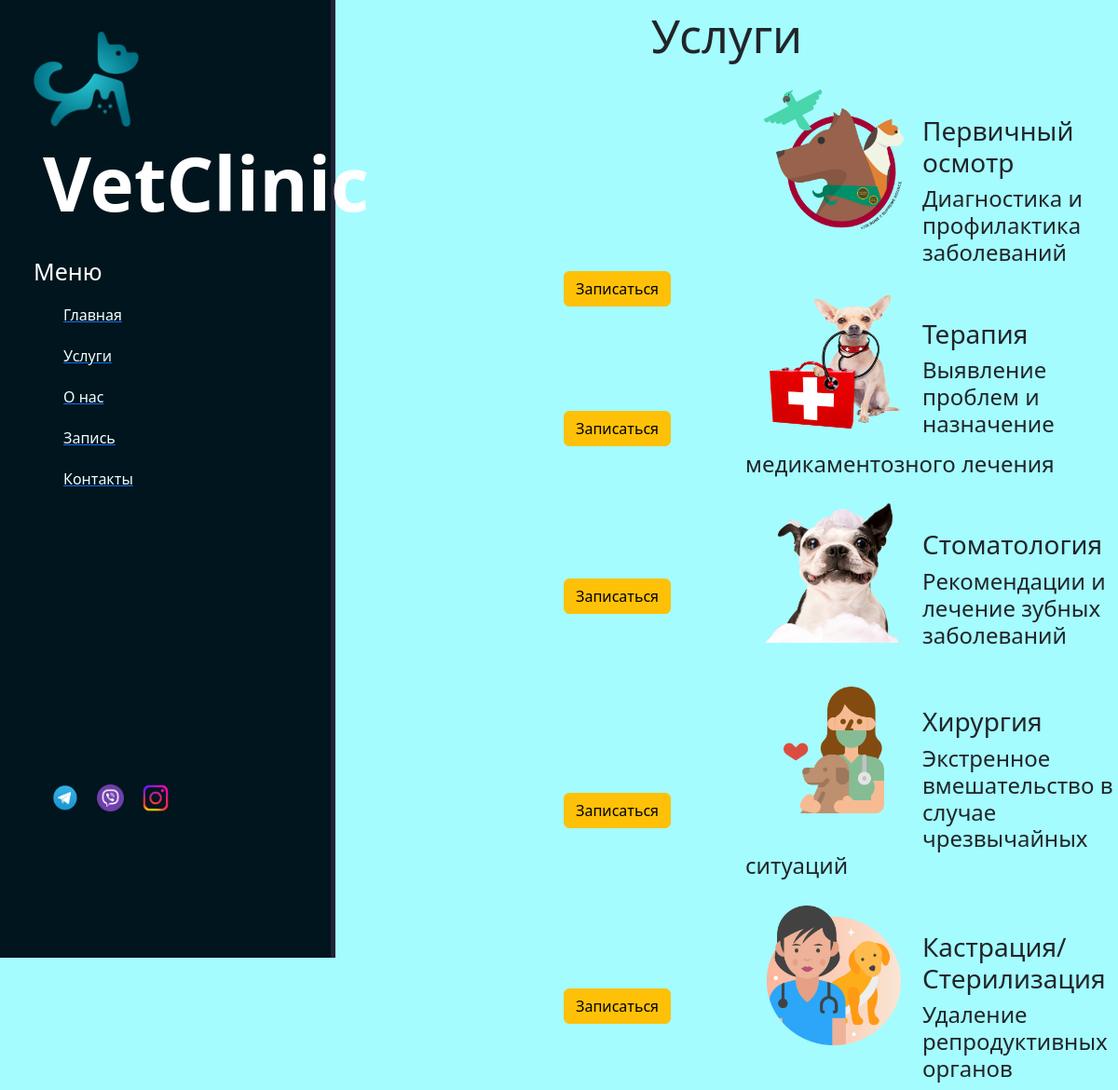
The app's page /blogs/ with its own data.
### blogs/models.py (models this page shows)
class Articles (models.Model):
    titl = models.CharField('Название услуги', max_length=250)
    shorttitle = models.CharField('Стоимость услуги', max_length=200)
    content = models.TextField('Об услуге')
    issued = models.DateTimeField('')
    image = models.ImageField(upload_to='images/', blank = True, null=True)

### blogs/views.py (the view)
# urls.py: path('', views.blogs_home, name='blogs_home'),
def blogs_home(request):
    blogs = Articles.objects.all()
    return render(request, 'blogs/blogs_home.html', {'blogs':blogs})

### blogs/templates/blogs/blogs_home.html (shortened to what this page needs)
{%extends 'main/layout.html'%}
    {%block content%}
        <h1 class="display-1" style='font-size: 50px; text-align: center;'>Услуги</h1>
        {%for i in blogs%}
       <div class="all", style='overflow:hidden; transform:0.5s; margin-left:800px;'>
            <section class="image">
                <img src="{{i.image.url}}"><br>
                <br>
                <h3>  {{i.titl}}</h3>
                <h4> {{i.shorttitle}}</h4>
        </section>
        </div>
        {%endfor%}
        <div class='but'>
           <a href="{%url 'create_visitor'%}">
            <button class="btn btn-warning">Записаться</button>
            </a> <br>
        </div>
        <div class='but01'>
               <a href="{%url 'create_visitor01'%}">
                <button class="btn btn-warning">Записаться</button>
                </a> <br>
        </div>
        <div class='but02'>
                   <a href="{%url 'create_visitor02'%}">
                    <button class="btn btn-warning">Записаться</button>
                    </a> <br>
        </div>
        <div class='but03'>
                       <a href="{%url 'create_visitor03'%}">
                        <button class="btn btn-warning">Записаться</button>
                        </a> <br>
        </div>
        <div class='but04'>
                           <a href="{%url 'create_visitor04'%}">
                            <button class="btn btn-warning">Записаться</button>
                            </a> <br>
       </div>
    {%endblock%}

### main/templates/main/layout.html (shortened to what this page needs)
{%load static%}
<!DOCTYPE html>
<html>
    <head>
        <link rel="stylesheet" href="https://cdn.jsdelivr.net/npm/bootstrap@5.2.3/dist/css/bootstrap.min.css">
        <link rel="stylesheet" href="{% static 'main/css/main.css'%}">
        <link rel="stylesheet" href="{% static 'main/css/main2.css'%}">
        <link rel="stylesheet" href="{% static 'main/css/main3.css'%}">
        <link rel="stylesheet" href="{% static 'main/css/main6.css'%}">
        <link rel="stylesheet" href="{% static 'main/css/main8.css'%}">
        <link rel="stylesheet" href="{% static 'main/css/main9.css'%}">
        <link rel="stylesheet" href="{% static 'main/css/doctors.css'%}">
    </head>
    <body>
        <aside style="margin-top:-10px; float: left; height: 1030px;">
            <img src="{% static 'main/img/-1.png'%}">
            <span class = "logo">VetClinic</span>
            <h3>Меню</h3>
            <ul>
                <a href="{%url 'start'%}"><li>Главная</li></a>
                <a href="{%url 'blogs_home'%}"><li>Услуги</li></a>
                <a href="{%url 'added'%}"><li>О нас</li></a>
                <a href="{%url 'visitor'%}"><li>Запись</li></a>
                <a href="{%url 'doctors'%}"><li>Контакты</li></a>
            </ul>
            <section>
                <a href=''>
                <img class="one_img" src="{% static 'main/img/600px-Telegram_Messenger.png'%}" style="width: 10%;float: left; margin-left: 20px; margin-top: 300px;">
                </a>
                <a href='https://www.viber.com/ru/'>
                <img class="one_two"src="{% static 'main/img/3670059.png'%}"style="width: 10%;float: left;margin-top: 300px;margin-left: 20px;">
                </a>
                <a href='https://www.instagram.com'>
                <img class="three_img" src="{% static 'main/img/pngtree-instagram-social-platform-icon-png-image_6315976.png'%}"style="width: 10%;float: left; margin-left: 20px;margin-top: 300px;">
                </a>
            </section>
        </aside>
        <main>
            <h1>{%block content%}
                {%endblock%}</h1>
        </main>
    </body>
</html>

### main/static/main/css/main.css (style rules this page uses)
body { background-color: rgb(164, 252, 255); }
aside { float:left; background: rgb(0, 21, 29); width: 30%; padding: 3%; height: 110vh; color:rgb(255, 255, 255); border-right: 5px solid #242235; }
aside img { width: 40%; float:left; }
aside .logo { font-size: 80px; margin-left: 10px; font-weight: bold; }
aside h3 { margin-top: 20px; font-size: 25px; }
aside ul { list-style:none; }
aside ul li { color: azure; display: block; margin-top: 20px; transition: all .6s ease; }
aside { margin-top: -10px; height: 1020px; }
aside section .one_img { width: 10%;float: left;margin-top: 300px; }

### main/static/main/css/main2.css (style rules this page uses)
.image img { margin:20px; width: 150px;height: 150px; transition: all .6s ease; float: left; }

### main/static/main/css/main6.css (style rules this page uses)
.display-1 { font-size:25px; text-align: left; }

### main/static/main/css/main8.css (style rules this page uses)
.but, .but01, .but02, .but03, .but04 { height: 80px; width: 359px; margin-left: 605px; margin-top: -879px; }
.but01 { margin-top: 70px; }
.but02 { margin-top: 100px; }
.but03 { margin-top: 150px; }
.but04 { margin-top: 130px; }

### main/static/main/css/main9.css (style rules this page uses)
.txt p, h1 { text-align: center; }

### records on screen
Articles: image (picture), titl "Первичный осмотр", shorttitle "Диагностика и профилактика заболеваний"
Articles: image (picture), titl "Терапия", shorttitle "Выявление проблем и назначение медикаментозного лечения"
Articles: image (picture), titl "Стоматология", shorttitle "Рекомендации и лечение зубных заболеваний"
Articles: image (picture), titl "Хирургия", shorttitle "Экстренное вмешательство в случае чрезвычайных ситуаций"
Articles: image (picture), titl "Кастрация/Стерилизация", shorttitle "Удаление репродуктивных органов"
